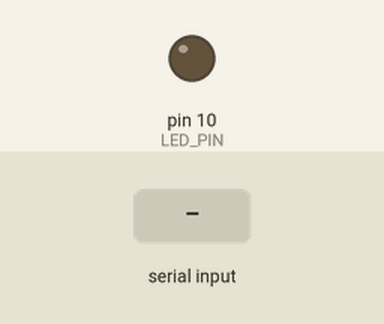
Recording of a sketch running on a simulated SparkFun Pro Micro, built with avr-gcc and run on an emulated ATmega32U4. On the bench: output pins drawn as LEDs (lit = HIGH). Dashed ring = blinking. The inputs (shaded band) are chosen by the test bench. What the sketch prints to the serial monitor is not drawn.

Above: at 1.2 s.
1.3 s: "1\n" received over Serial
At 1.55 s:
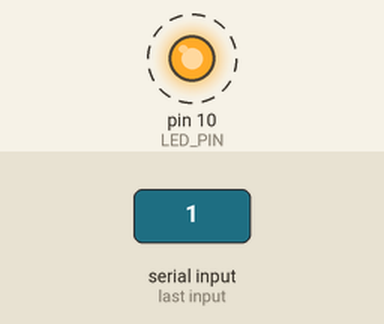
Timing chart, 0 to 4.3 s (numbered marks = the images above; inputs shaded):
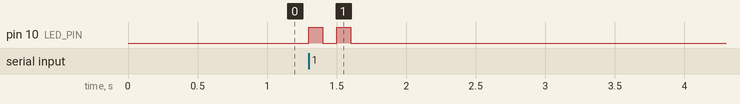

The sketch:

scpi.ino
```cpp
// (licence header left out)
#include <avr/boot.h>

#define SW_VERSION "1.0"

#define BUFFER_SIZE 256
#define LED_PIN 10

#define error(e) last_error = e; errorBeep(); Serial.println(e);

typedef enum{
  NO_ERROR = 0,
  COMMAND_ERROR = -100,
  INVALID_CHARACTER_ERROR = -101,
  PARAMETER_ERROR = -104,
  INTERNAL_FIRMWARE_ERROR = -300,
}Error;

const char cmdIdn[] = "*IDN?";
const char cmdVolt[] = "MEAS:VOLT:DC?";
const char cmdErr[] = "SYST:ERR?";
static const char cmdDigOut[] = "DIG:OUT";

uint32_t deviceSignature; // Unique to the type of microcontroller used
uint32_t serialNumberL;
uint32_t serialNumberH;

uint32_t getDeviceSignature(void){
  deviceSignature = boot_signature_byte_get(0x0000);
  deviceSignature <<= 8;
  deviceSignature += boot_signature_byte_get(0x0002);
  deviceSignature <<= 8;
  deviceSignature += boot_signature_byte_get(0x0004);
}

void getSerialNumber(void) {
  serialNumberL = boot_signature_byte_get(0x000F);
  serialNumberL <<= 8;
  serialNumberL += boot_signature_byte_get(0x000E);
  serialNumberL <<= 8;
  serialNumberL += boot_signature_byte_get(0x0010);
  serialNumberL <<= 8;
  serialNumberL += boot_signature_byte_get(0x0010);
  serialNumberL <<= 8;
  serialNumberL += boot_signature_byte_get(0x0010);
  serialNumberL <<= 8;
  serialNumberL += boot_signature_byte_get(0x0010);
  serialNumberL <<= 8;
  serialNumberL += boot_signature_byte_get(0x0010);
  serialNumberL <<= 8;
  serialNumberL += boot_signature_byte_get(0x0010);
  serialNumberL <<= 8;

  serialNumberH = boot_signature_byte_get(0x0010);
}

void errorBeep(void){
  /// TODO * loud beep noise *
  int i;

  for (i = 0; i < 2; i++) {
    digitalWrite(LED_PIN, HIGH);
    delay(100);
    digitalWrite(LED_PIN, LOW);
    delay(100);
  }

}

bool startswith(const char *pre, const char *str)
{
    return strncmp(pre, str, strlen(pre)) == 0;
}

void setup() {
  // put your setup code here, to run once:
  Serial.begin(115200);
  pinMode(LED_PIN, OUTPUT);
  getDeviceSignature();
  getSerialNumber();
}

void loop() {
  static char command[BUFFER_SIZE];
  static int16_t last_error = NO_ERROR;
  char *p = command;
  char c;
  int i;

  // put your main code here, to run repeatedly:
  while (Serial.available()){
    if (i < (BUFFER_SIZE - 1)) {
      c = Serial.read();
      command[i] = c;
      i++;
    }

    // When a newline is encountered, parse and execute the command
    if (c == '\n') {
      command[i] = 0; // Append NULL character to string
      i = 0; // Reset write head to beginning of string.
      p = command;

      if (startswith(cmdErr, command)) {
        Serial.println(last_error);
        last_error = NO_ERROR;
      } else if (startswith(cmdIdn, command)) {
        Serial.print("Arduino,0x");
        Serial.print(deviceSignature,HEX);
        Serial.print(",0x");
        Serial.print(serialNumberH,HEX);
        Serial.print(serialNumberL,HEX);
        Serial.print(",");
        Serial.println(SW_VERSION);
      } else if (startswith(cmdDigOut, command)){

        p = p + sizeof(cmdDigOut)-1;
        while (*p == ' ') {
          p ++;
        }

        if ((*p != '(') | (*(p + 1) != '@')) {
          Serial.println("no @ or ()");
          error(COMMAND_ERROR);
          break;
        }

        p+=2;

        bool state;
        int pin = *p - 'A';
        p++;

        if (*p != ')') {
          Serial.println("no )");
          error(COMMAND_ERROR);
          break;
        }
        p++;

        if ((pin < 0) || (pin >= 4 )) {
          Serial.println("pin no not ok");
          error(PARAMETER_ERROR);
          break;
        }

        while (*p == ' ') {
          p ++;
        }


        if (*p == '1') {
          state = 1;
        } else if (*p == '0') {
          state = 0;
        } else {
          Serial.println("invalid state");
          error(INVALID_CHARACTER_ERROR);
          break;
        }

        pinMode(pin, OUTPUT);
        digitalWrite(pin, state);
      } else if (startswith(cmdVolt, command)) {
        float value = (5.0 / 1024) * analogRead(A0);

        if (dtostre(value, command, 8, 0)) {
          Serial.println(command);
        } else {
          error(INTERNAL_FIRMWARE_ERROR);
          break;
        }
      } else {
        error(COMMAND_ERROR);
        break;
      }
    }
  }
}
```

Measured:
- after the input at 1.3 s, pin 10 (LED_PIN): alternates HIGH for 0.10 s and LOW for 0.10 s, 4 changes in all, then stays LOW, starting at once
